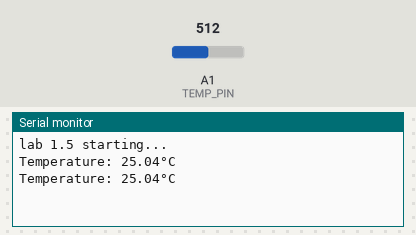
Simulated run of this sketch. Board: Arduino Uno, built with avr-gcc and run on an emulated ATmega328P. On the bench: the last lines printed to the serial monitor. Inputs (shaded band) come from the test bench; at power-on: A1 (TEMP_PIN) = 512.

Above: at 10.8 s.
10.9 s: A1 (TEMP_PIN) set to 716
At 20.7 s:
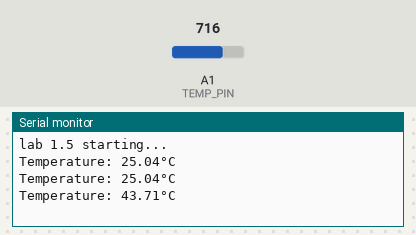
20.9 s: A1 (TEMP_PIN) set to 900
At 31.1 s:
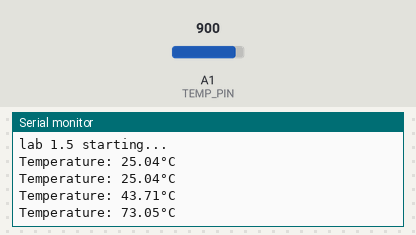
Timing chart, 0 to 32.6 s (numbered marks = the images above; inputs shaded):
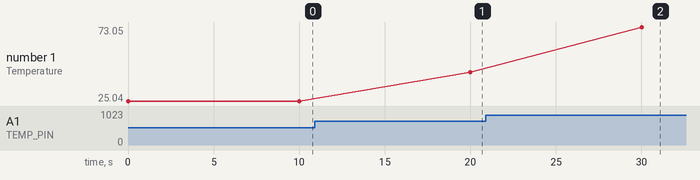

Measured:
- after the input at 10.9 s, the serial monitor: prints a new line after 9.1 s (image 1)
- after the input at 20.9 s, the serial monitor: prints a new line after 9.1 s (image 2)
- plotted number 1: 25.04 → 43.71 after the input at 10.9 s, 43.71 → 73.05 after the input at 20.9 s

The sketch:

Ex5lab1.ino
```cpp
const int TEMP_PIN = A1;    // pin analogico
const int B = 4275;         // valore per calcolo della temperatura presente su datasheet
const long int R0 = 100000; // valore per calcolo della temperatura presente su datasheet

//funzione di conversione del pin
float convert(float value) {
  float R = 1023.0/value-1.0;
  R = R0*R;
  float temperature = 1.0/(log(R/R0)/B+1/298.15)-273.15; // formula presente in datasheet
  return temperature; // temperatura convertita in Celsius
}

//inizializzazione
void setup() {
  pinMode(TEMP_PIN, INPUT);
  Serial.begin(9600);
  while(!Serial);
  Serial.println("lab 1.5 starting...");
}

//Lettura - Conversione - Stampa
void loop() {
  float temp = analogRead(TEMP_PIN);
  float celsius = convert(temp);
  Serial.print("Temperature: "); Serial.print(celsius); Serial.println("°C");
  delay(10*1e3);
}
```
